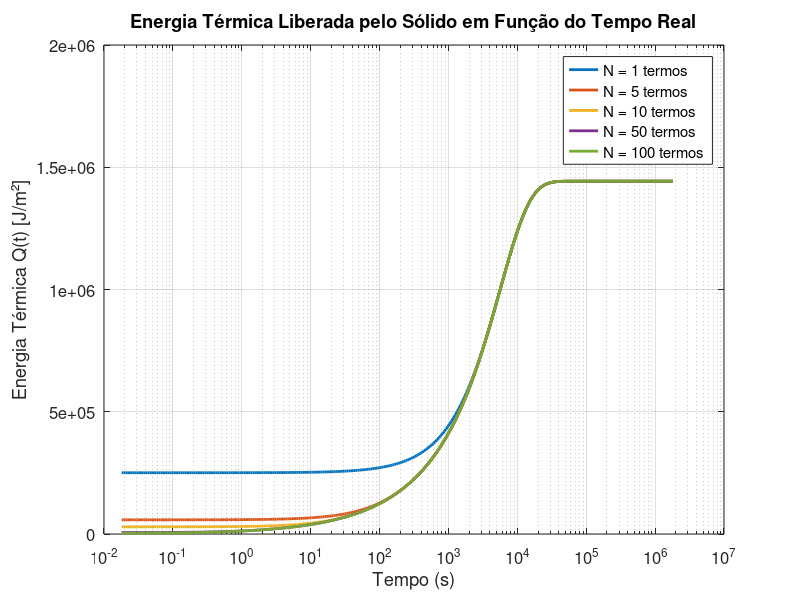

Source code (MATLAB):
clc; clear; close all;

% ------------------ PROPRIEDADES DO MATERIAL (TIJOLO COMUM) ------------------
k = 0.72;               % condutividade térmica [W/m·K]
rho = 1920;             % densidade [kg/m³]
cp = 835;               % calor específico [J/kg·K]
L = 0.09;               % espessura da parede [m]
alpha = k / (rho * cp); % difusividade térmica [m²/s]

% ------------------ CONDIÇÕES DE CONTORNO - CONVECÇÃO NATURAL ------------------
h = 3.0357;             % coef. de convecção [W/m²·K]
Bi = h * L / k;         % número de Biot

% ------------------ TEMPERATURAS (para energia dimensional) ------------------
Tp = 300;               % Temperatura inicial [K]
Tinf = 290;             % Temperatura ambiente [K]
DeltaT = Tp - Tinf;     % Diferença de temperatura [K]

% Energia térmica inicial (por m² de parede)
Q0 = rho * cp * L * DeltaT;   % [J/m²]

% ------------------ Parâmetros da solução ------------------
Fo_vals = logspace(-6, 2 , 300);   % Número de Fourier (tempo adimensional)
tempo_segundos = Fo_vals * L^2 / alpha;  % Tempo real [s]
N_values = [1, 5, 10, 50, 100];    % Número de termos na série

% --- Função transcendental para autovalores ---
f = @(mu) mu .* cot(mu) + Bi;

% --- Pré-cálculo de autovalores e coeficientes ---
maxN = max(N_values);
mu = zeros(1, maxN);
Ai = zeros(1, maxN);

for i = 1:maxN
    a = (i - 1) * pi + 0.001;
    b = i * pi - 0.001;
    mu(i) = fzero(f, [a, b]);
end

for i = 1:maxN
    num = 2 * (mu(i)^2 + Bi^2) * (1 - cos(mu(i)));
    den = (mu(i)^2 + Bi^2 + Bi) * mu(i);
    Ai(i) = num / den;
end

% --- Temperatura média adimensional e energia real Q(t) ---
TempMedia_all = zeros(length(Fo_vals), length(N_values));
Q_real_all = zeros(length(Fo_vals), length(N_values));   % Energia real (J/m²)

for p = 1:length(N_values)
    N = N_values(p);
    TempMedia = zeros(size(Fo_vals));

    for k = 1:N
        TempMedia = TempMedia + ...
            2 * (mu(k)^2 + Bi^2) * (1 - cos(mu(k)))^2 .* exp(-mu(k)^2 * Fo_vals) ...
            / ((mu(k)^2 + Bi^2 + Bi) * mu(k)^2);
    end

    TempMedia_all(:, p) = TempMedia;
    Q_real_all(:, p) = Q0 * (1 - TempMedia);  % Energia em J/m²
end

% --- Plotar energia térmica em função de tempo real ---
figure;
semilogx(tempo_segundos, Q_real_all, 'LineWidth', 2); hold on;

legend(arrayfun(@(n) sprintf('N = %d termos', n), N_values, 'UniformOutput', false), ...
       'Location', 'Best', 'FontSize', 10);

xlabel('Tempo (s)', 'FontSize', 12);
ylabel('Energia Térmica Q(t) [J/m²]', 'FontSize', 12);
title('Energia Térmica Liberada pelo Sólido em Função do Tempo Real', 'FontSize', 14);
grid on;
set(gca, 'FontSize', 12);

